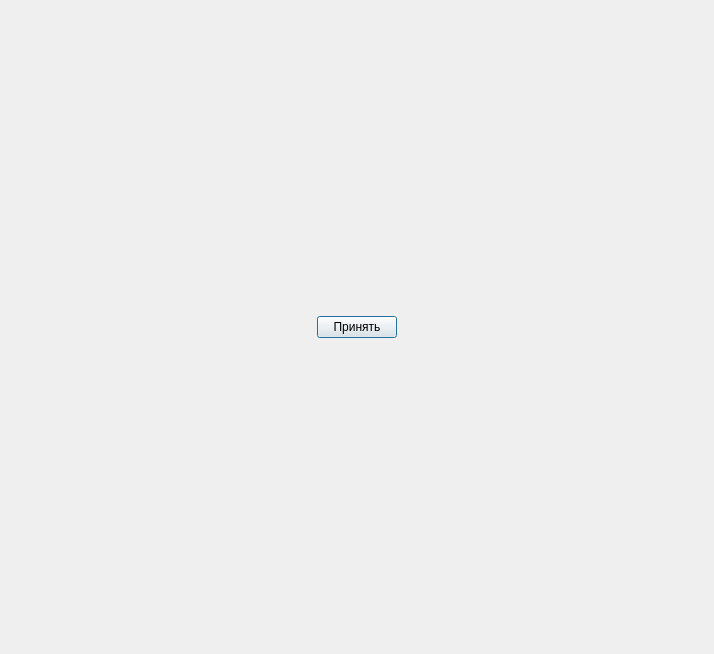
<?xml version="1.0" encoding="UTF-8"?>
<ui version="4.0">
 <class>HelpDialog</class>
 <widget class="QDialog" name="HelpDialog">
  <property name="geometry">
   <rect>
    <x>0</x>
    <y>0</y>
    <width>714</width>
    <height>654</height>
   </rect>
  </property>
  <property name="windowTitle">
   <string>Справка</string>
  </property>
  <layout class="QGridLayout" name="gridLayout">
   <item row="0" column="0">
    <layout class="QHBoxLayout" name="horizontalLayout_2"/>
   </item>
   <item row="1" column="0">
    <layout class="QHBoxLayout" name="horizontalLayout">
     <item>
      <spacer name="horizontalSpacer">
       <property name="orientation">
        <enum>Qt::Horizontal</enum>
       </property>
       <property name="sizeHint" stdset="0">
        <size>
         <width>246</width>
         <height>17</height>
        </size>
       </property>
      </spacer>
     </item>
     <item>
      <widget class="QPushButton" name="okPB">
       <property name="text">
        <string>Принять</string>
       </property>
      </widget>
     </item>
     <item>
      <spacer name="horizontalSpacer_2">
       <property name="orientation">
        <enum>Qt::Horizontal</enum>
       </property>
       <property name="sizeHint" stdset="0">
        <size>
         <width>246</width>
         <height>17</height>
        </size>
       </property>
      </spacer>
     </item>
    </layout>
   </item>
  </layout>
 </widget>
 <resources/>
 <connections/>
</ui>
